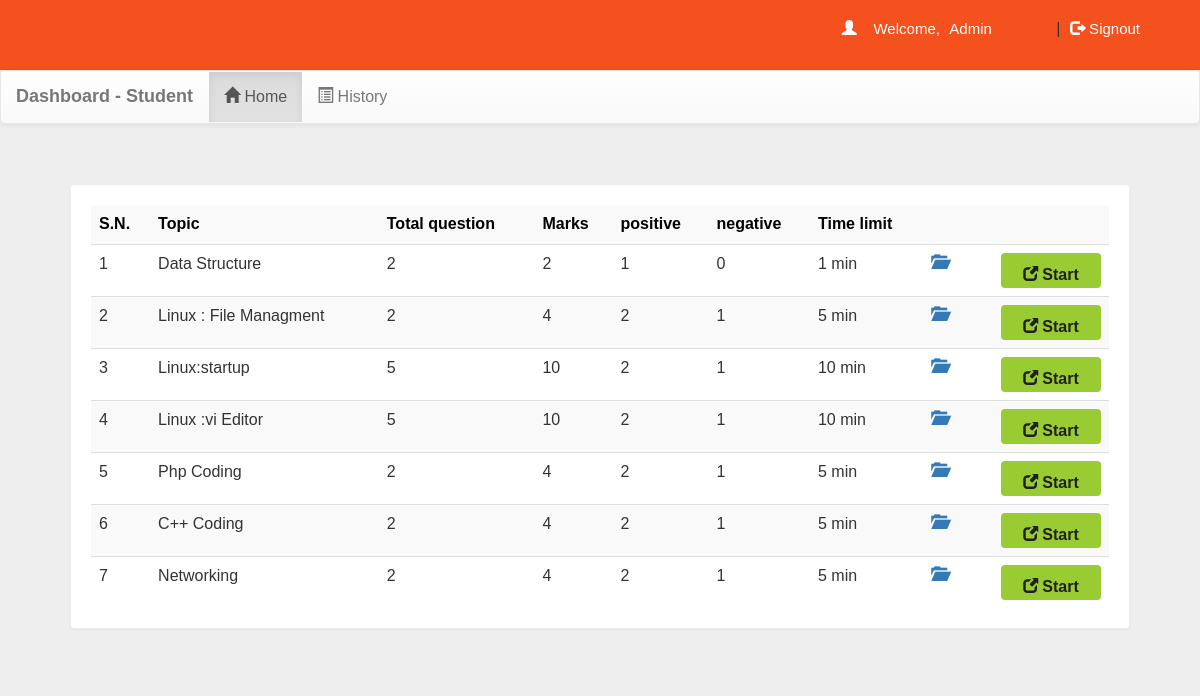
The page /account.php?q=1 (signed in) on the database its author committed.
### tables this page shows
CREATE TABLE `quiz` (
  `eid` text NOT NULL,
  `title` varchar(100) NOT NULL,
  `sahi` int(11) NOT NULL,
  `wrong` int(11) NOT NULL,
  `total` int(11) NOT NULL,
  `time` bigint(20) NOT NULL,
  `intro` text NOT NULL,
  `tag` varchar(100) NOT NULL,
  `date` timestamp NOT NULL DEFAULT current_timestamp() ON UPDATE current_timestamp(),
  `email` varchar(50) DEFAULT NULL
);

### account.php (the view, shortened to what this page needs)
<!DOCTYPE html PUBLIC "-//W3C//DTD XHTML 1.0 Transitional//EN" "http://www.w3.org/TR/xhtml1/DTD/xhtml1-transitional.dtd">
<html xmlns="http://www.w3.org/1999/xhtml">
<head>
  <link rel="stylesheet" href="css/bootstrap.min.css" />
  <link rel="stylesheet" href="css/bootstrap-theme.min.css" />
  <link rel="stylesheet" href="css/main.css">
  <link rel="stylesheet" href="css/font.css">
</head>
<body>
  <div class="header">
    <div class="row" style="background-color:#f4511e;">
      <div class="col-md-4 col-md-offset-2">
        <?php
        include_once 'dbConnection.php';
        if (!(isset($_SESSION['email']))) {
          header("location:index.php");
        } else {
          $name = $_SESSION['name'];
          $email = $_SESSION['email'];
          echo '<span class="pull-right top title1" ><span class="log1"><span class="glyphicon glyphicon-user" aria-hidden="true"></span>&nbsp;&nbsp;&nbsp;&nbsp;Welcome,</span> <a href="account.php?q=5" class="log log1">' . $name . '</a>&nbsp;|&nbsp;<a href="logout.php?q=account.php" class="log"><span class="glyphicon glyphicon-log-out" aria-hidden="true"></span>&nbsp;Signout</button></a></span>';
        } ?>
      </div>
    </div>
  </div>
  <div class="bg">
    <nav class="navbar navbar-default title1">
      <div class="container-fluid">
        <div class="navbar-header">
          <a class="navbar-brand" href="account.php?q=1"><b>Dashboard - Student</b></a>
        </div>
        <div class="collapse navbar-collapse" id="bs-example-navbar-collapse-1">
          <ul class="nav navbar-nav navbar left">
            <li <?php if (@$_GET['q'] == 1) echo 'class="active"'; ?>><a href="account.php?q=1"><span class="glyphicon glyphicon-home" aria-hidden="true"></span>&nbsp;Home<span class="sr-only">(current)</span></a></li>
            <li <?php if (@$_GET['q'] == 2) echo 'class="active"'; ?>><a href="account.php?q=2"><span class="glyphicon glyphicon-list-alt" aria-hidden="true"></span>&nbsp;History</a></li>
          </ul>
        </div>
      </div>
    </nav>
    <div class="container">
      <div class="row">
        <div class="col-md-12">
          <?php if (@$_GET['q'] == 1) {
            $result = mysqli_query($con, "SELECT * FROM quiz ORDER BY date DESC") or die('Error');
            echo  '<div class="panel"><table class="table table-striped title1">
            <tr style="color:black"><td><b>S.N.</b></td><td><b>Topic</b></td><td><b>Total question</b></td><td><b>Marks</b></td><td><b>positive</b></td><td><b>negative</b></td><td><b>Time limit</b></td><td></td><td></td></tr>';
                $c = 1;
                while ($row = mysqli_fetch_array($result)) {
                  $title = $row['title'];
                  $total = $row['total'];
                  $sahi = $row['sahi'];
                  $wrong = $row['wrong'];
                  $time = $row['time'];
                  $eid = $row['eid'];
                  $q12 = mysqli_query($con, "SELECT score FROM history WHERE eid='$eid' AND email='$email'") or die('Error98');
                  $rowcount = mysqli_num_rows($q12);
                  if ($rowcount == 0) {
                    echo '<tr><td>' . $c++ . '</td><td>' . $title . '</td><td>' . $total . '</td><td>' . $sahi * $total . '</td><td>' . $sahi . '</td><td>' . $wrong . '</td><td>' . $time . '&nbsp;min</td>
                <td><a title="Open quiz description" href="account.php?q=1&fid=' . $eid . '"><b><span class="glyphicon glyphicon-folder-open" aria-hidden="true"></span></b></a></td>
                <td><b><a href="account.php?q=quiz&step=2&eid=' . $eid . '&n=1&t=' . $total . '" class="pull-right btn sub1" style="margin:0px;background:#99cc32"><span class="glyphicon glyphicon-new-window" aria-hidden="true"></span>&nbsp;<span class="title1"><b>Start</b></span></a></b></td></tr>';
              }
            }
            echo '</table></div>';
          } ?>
        </div>
      </div>
    </div>
  </div>
</body>
</html>

### css/main.css (style rules this page uses)
body { overflow-x: hidden; width: 100%; font-size: 12px !important; font-family: Montserrat, sans-serif; background: #eee; min-height: 550px; background-attachment: fixed; }
.bg { min-height: 540px; }
.panel { border-color: #eee; margin: 40px; padding: 20px; font: 15px "Century Gothic", "Times Roman", sans-serif; }
.header { background: #f4511e; height: 70px; }
.title1 { font: 16px "Century Gothic", "Times Roman", sans-serif; }
.sub1 { width: 90px; color: #202020; background: orange; font-size: 15px; height: 35px; margin: 20px; padding: 10px; width: 100px; }
.top { margin-top: 20px; }
.log1 { font: 15px 'Montserrat', sans-serif; color: #fff; margin-left: 10px; }
.log { margin: 10px; margin-right: 60px; margin-left: 5px; color: #fff; text-decoration: none; font-size: 20px; font-size: 15px; }

### rows shown on the page
quiz: title "Data Structure", total "2", $sahi*$total "2", sahi "1", wrong "0", time "1"
quiz: title "Linux : File Managment", total "2", $sahi * $total "4", sahi "2", wrong "1", time "5"
quiz: title "Linux:startup", total "5", $sahi * $total "10", sahi "2", wrong "1", time "10"
quiz: title "Linux :vi Editor", total "5", $sahi * $total "10", sahi "2", wrong "1", time "10"
quiz: title "Php Coding", total "2", $sahi * $total "4", sahi "2", wrong "1", time "5"
quiz: title "C++ Coding", total "2", $sahi * $total "4", sahi "2", wrong "1", time "5"
quiz: title "Networking", total "2", $sahi * $total "4", sahi "2", wrong "1", time "5"

### other values the page prints
$name "Admin"
